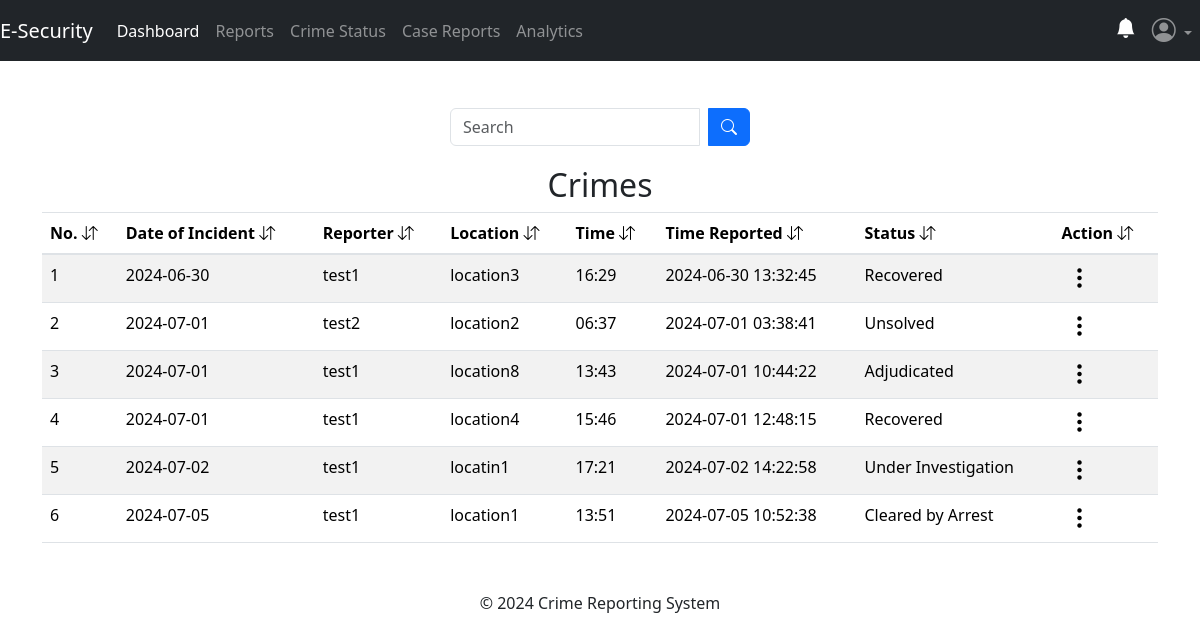
The page /admin/crime_status (signed in) on the database its author committed.
### app/posts/models.py (models this page shows, shortened)
class Crime(db.Model, UserMixin):
    crime_id = db.Column(db.Integer, primary_key=True)
    date_of_incident = db.Column(db.String(10), nullable=False)
    issued_by = db.Column(db.String(20), nullable=True)
    time_of_incident = db.Column(db.String(10), nullable=False)
    phonenumber = db.Column(db.String(10), nullable=True)
    incident_location = db.Column(db.Text, nullable=False)
    incident_nature = db.Column(db.Text, nullable=False)
    incident_details = db.Column(db.Text, nullable=False)
    suspect_details = db.Column(db.Text, nullable=True)
    arrest_history = db.Column(db.Text, nullable=False)
    suspect_name = db.Column(db.String(10), nullable=True)
    comments = db.Column(db.Text, nullable=True)
    crime_status = db.Column(db.String(10), nullable=True)
    latitude = db.Column(db.Float)
    longitude = db.Column(db.Float)
    crime_file_upload = db.Column(db.Text, nullable=True)
    crime_file_name = db.Column(db.Text, nullable=True)
    crime_mimetype = db.Column(db.Text, nullable=True)
    date_crime_received = db.Column(db.DateTime(timezone=True), nullable=False, default=func.now())
    reporter_id = db.Column(db.Integer, db.ForeignKey('user.id'))

### app/admins/routes.py (the view)
@admins.route('/admin/crime_status')
@admin_required
def crimeStatus():
    search_crime = request.args.get('search_crime', '')
    try:
        if search_crime:
            crimes_status = Crime.query.filter(
                Crime.incident_location.ilike(f'%{search_crime}%') |
                Crime.issued_by.ilike(f'%{search_crime}%') |
                Crime.date_of_incident.ilike(f'%{search_crime}%') |
                Crime.time_of_incident.ilike(f'%{search_crime}%') |
                Crime.date_crime_received.ilike(f'%{search_crime}%') |
                Crime.crime_status.ilike(f'%{search_crime}%')
            ).all()
        else:
            crimes_status = Crime.query.all()
    except:
        current_app.logger.error("Database error:")
        flash("No report with the keyword.", "warning")
        return redirect(url_for('admins.crimeStatus'))
    return render_template('admin/crime_status.html', title='Crime Status', crimes_status=crimes_status)

### app/__init__.py (called while the page is built)
@login_manager.user_loader
def load_user(user_id):
    return models.User.query.get(user_id)

### app/admins/routes.py (called while the page is built)
def admin_required(f):
    @wraps(f)
    def decorated_function(*args, **kwargs):
        if not session.get('admin_id'):
            flash('You need to be logged in as an admin to access the page.', 'danger')
            return redirect(url_for('admins.adminIndex'))
        return f(*args, **kwargs)
    return decorated_function

### app/templates/admin/crime_status.html (shortened to what this page needs)
{% extends 'admin/layout.html' %}
{% block content %}
<div class="container">
    <br>
    <form method="GET" action="{{ url_for('admins.crimeStatus') }}" class="search-form">
        <div class="input-group search-input">
            <input type="text" name="search_crime" class="form-control" placeholder="Search">
            <div class="input-group-append ms-2">
                <button type="submit" class="btn btn-primary">
                    <i class="bi bi-search"></i>
                </button>
            </div>
        </div>
    </form>
{% if crimes_status %}
<table class="table table-striped table-hover">
    <h2 style="text-align: center;">Crimes</h2>
    <thead>
        <tr>
            <th scope="col">No. <i class="bi bi-arrow-down-up"></i></th>
            <th scope="col">Date of Incident <i class="bi bi-arrow-down-up"></i></th>
            <th scope="col">Reporter <i class="bi bi-arrow-down-up"></i></th>
            <th scope="col">Location <i class="bi bi-arrow-down-up"></i></th>
            <th scope="col">Time <i class="bi bi-arrow-down-up"></i></th>
            <th scope="col">Time Reported <i class="bi bi-arrow-down-up"></i></th>
            <th scope="col">Status <i class="bi bi-arrow-down-up"></i></th>
            <th scope="col">Action <i class="bi bi-arrow-down-up"></i></th>
        </tr>
    </thead>
    <tbody>
        {% for crime in crimes_status %}
            <tr>
                <td>{{ loop.index }}</td>
                <td>{{ crime.date_of_incident }}</td>
                <td>{{ crime.issued_by }}</td>
                <td>{{ crime.incident_location }}</td>
                <td>{{ crime.time_of_incident }}</td>
                <td>{{ crime.date_crime_received.strftime('%Y-%m-%d %H:%M:%S') }}</td>
                <td>{{ crime.crime_status }}</td>
                <td>
                    <div class="dropdown">
                        <button class="three-dots-btn" type="button" id="dropdownMenuButton{{ crime.crime_id }}" data-bs-toggle="dropdown" aria-expanded="false">
                            <i class="bi bi-three-dots-vertical h4"></i>
                        </button>
                    </div>
                  </td>
            </tr>
        {% endfor %}
    </tbody>
  </table>
{% endif %}
{% endblock content %}

### app/templates/admin/layout.html (style rules this page uses)
html, body { height: 100%; width: 100%; padding-top: 30px; background-color: #ffffff; }

### app/templates/admin/crime_status.html (style rules this page uses)
.three-dots-btn { background: none; border: none; cursor: pointer; }
.search-form { display: flex; justify-content: center; margin-bottom: 20px; }
.search-input { width: 300px; }

### rows shown on the page
Crime: date_of_incident "2024-06-30", issued_by "test1", incident_location "location3", time_of_incident "16:29", date_crime_received "2024-06-30 13:32:45", crime_status "Recovered"
Crime: date_of_incident "2024-07-01", issued_by "test2", incident_location "location2", time_of_incident "06:37", date_crime_received "2024-07-01 03:38:41", crime_status "Unsolved"
Crime: date_of_incident "2024-07-01", issued_by "test1", incident_location "location8", time_of_incident "13:43", date_crime_received "2024-07-01 10:44:22", crime_status "Adjudicated"
Crime: date_of_incident "2024-07-01", issued_by "test1", incident_location "location4", time_of_incident "15:46", date_crime_received "2024-07-01 12:48:15", crime_status "Recovered"
Crime: date_of_incident "2024-07-02", issued_by "test1", incident_location "locatin1", time_of_incident "17:21", date_crime_received "2024-07-02 14:22:58", crime_status "Under Investigation"
Crime: date_of_incident "2024-07-05", issued_by "test1", incident_location "location1", time_of_incident "13:51", date_crime_received "2024-07-05 10:52:38", crime_status "Cleared by Arrest"
